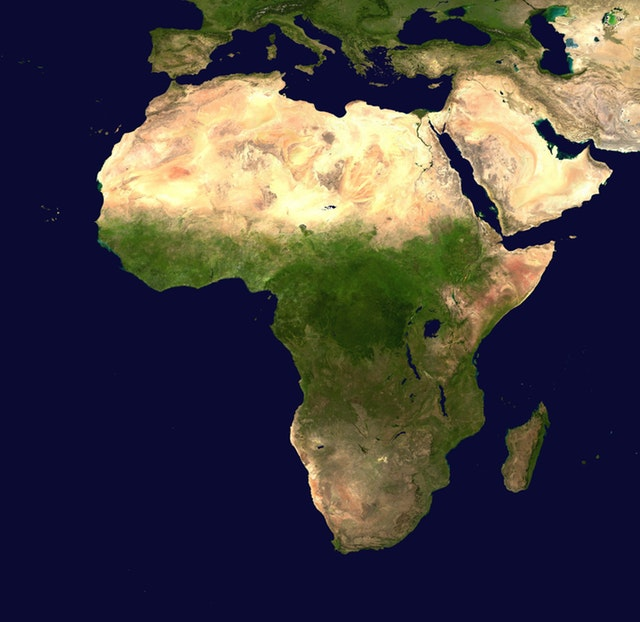
#> input picture opencv_udemy/map.jpg, 640 x 622 px
$ python 23_convex_hull.py
#> lines starting #> are read from the running program, lines starting #| are printed output that depends on the picture; after the words box and inside, x2 and y2 are one past the last pixel; in counts of white or black regions, pixels touching at a corner belong together
import cv2
import numpy as np

img = cv2.imread("map.jpg")
#> img is the input picture: shape (622, 640, 3); mean B, G, R 66.4, 64, 68.6

gray = cv2.cvtColor(img, cv2.COLOR_BGR2GRAY)
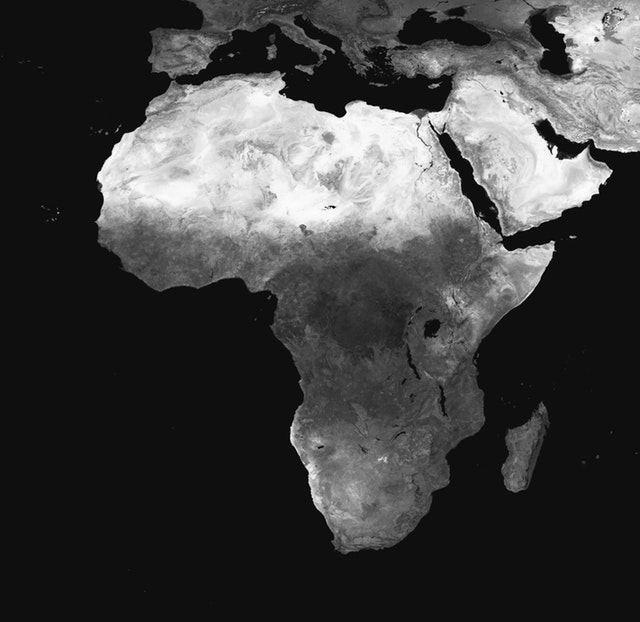
#> gray: shape (622, 640); min 1, max 253, mean 65.7
blur = cv2.blur(gray,(3,3))
ret, thresh = cv2.threshold(gray, 127, 255, cv2.THRESH_BINARY)
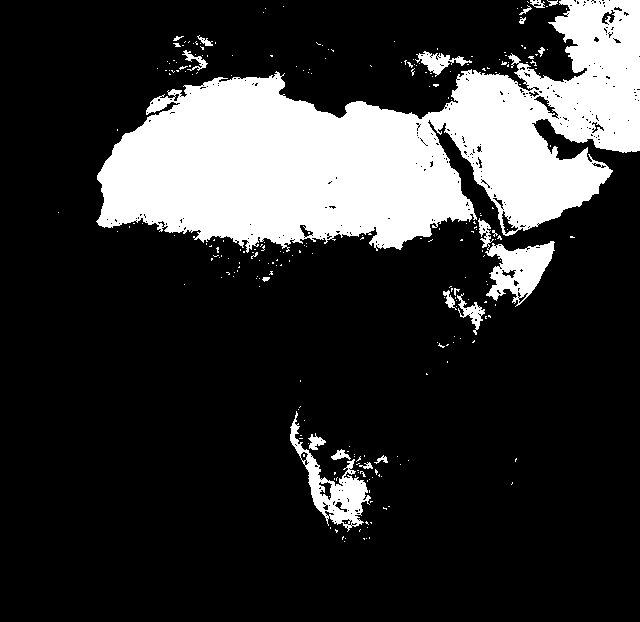
#> thresh: shape (622, 640); 20.1% white; 260 white regions (239 under 20 px)

contours, hierarchy = cv2.findContours(thresh, cv2.RETR_TREE, cv2.CHAIN_APPROX_SIMPLE)
#> contours = 631 contours, 590 with area under 20; largest, box (x1, y1, x2, y2) and area: (96, 0, 640, 253) 72273, (290, 411, 371, 532) 2616, (478, 218, 555, 307) 2570, (415, 51, 472, 77) 460, (457, 293, 485, 335) 300

hull = []

for i in range(len(contours)):
    hull.append(cv2.convexHull(contours[i], False))
#> after the loop, hull = 631 contours, 584 with area under 20; largest, box (x1, y1, x2, y2) and area: (96, 0, 640, 253) 100710, (290, 411, 371, 532) 5198, (478, 218, 555, 307) 4438, (415, 51, 472, 77) 808, (457, 293, 485, 335) 658

bg = np.zeros((thresh.shape[0], thresh.shape[1], 3), np.uint8)

for i in range(len(contours)):
    cv2.drawContours(bg, contours, i, (255,0,0), 3, 8, hierarchy)
    cv2.drawContours(bg, hull, i, (0,255,0), 1, 8)
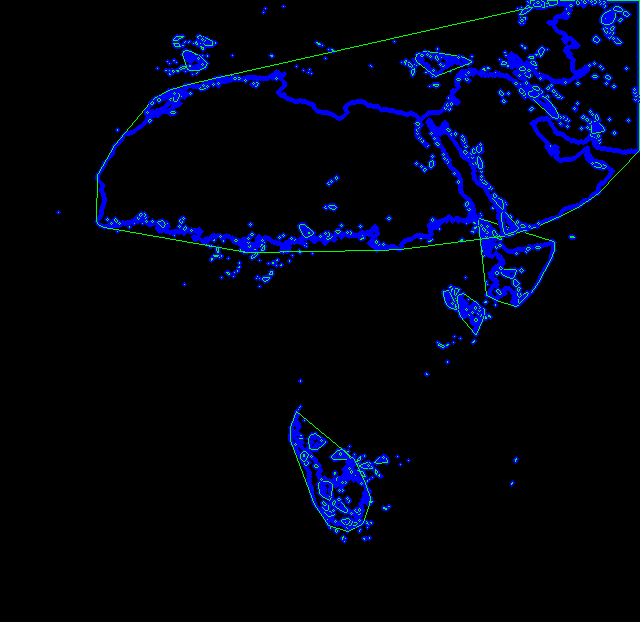
#> bg: shape (622, 640, 3); mean of channels 0, 1, 2 16.9, 3.2, 0; drawn as B, G, R

cv2.imshow("thresh", thresh)
cv2.imshow("bg", bg)

cv2. waitKey(0)
cv2.destroyAllWindows()
